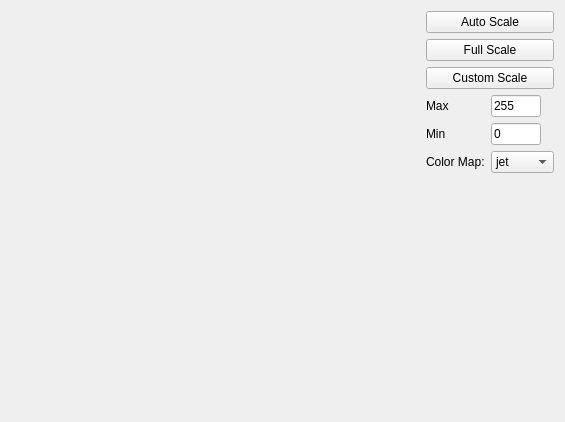
<?xml version="1.0" encoding="UTF-8"?>
<ui version="4.0">
 <class>ImageViewEditor</class>
 <widget class="QWidget" name="ImageViewEditor">
  <property name="geometry">
   <rect>
    <x>0</x>
    <y>0</y>
    <width>565</width>
    <height>422</height>
   </rect>
  </property>
  <property name="windowTitle">
   <string>Form</string>
  </property>
  <layout class="QGridLayout" name="gridLayout">
   <item row="0" column="1">
    <layout class="QVBoxLayout" name="settings_verticalLayout">
     <item>
      <widget class="QPushButton" name="autoscale_pushButton">
       <property name="text">
        <string>Auto Scale</string>
       </property>
      </widget>
     </item>
     <item>
      <widget class="QPushButton" name="fullscale_pushButton">
       <property name="text">
        <string>Full Scale</string>
       </property>
      </widget>
     </item>
     <item>
      <widget class="QPushButton" name="customscale_pushButton">
       <property name="text">
        <string>Custom Scale</string>
       </property>
      </widget>
     </item>
     <item>
      <layout class="QFormLayout" name="formLayout">
       <item row="0" column="0">
        <widget class="QLabel" name="max_label">
         <property name="text">
          <string>Max</string>
         </property>
        </widget>
       </item>
       <item row="1" column="0">
        <widget class="QLabel" name="min_label">
         <property name="text">
          <string>Min</string>
         </property>
        </widget>
       </item>
       <item row="2" column="0">
        <widget class="QLabel" name="colormap_label">
         <property name="text">
          <string>Color Map:</string>
         </property>
        </widget>
       </item>
       <item row="0" column="1">
        <widget class="QLineEdit" name="max_lineEdit">
         <property name="maximumSize">
          <size>
           <width>50</width>
           <height>16777215</height>
          </size>
         </property>
         <property name="text">
          <string>255</string>
         </property>
        </widget>
       </item>
       <item row="1" column="1">
        <widget class="QLineEdit" name="min_lineEdit">
         <property name="minimumSize">
          <size>
           <width>0</width>
           <height>0</height>
          </size>
         </property>
         <property name="maximumSize">
          <size>
           <width>50</width>
           <height>16777215</height>
          </size>
         </property>
         <property name="text">
          <string>0</string>
         </property>
        </widget>
       </item>
       <item row="2" column="1">
        <widget class="QComboBox" name="cmap_comboBox">
         <item>
          <property name="text">
           <string>jet</string>
          </property>
         </item>
         <item>
          <property name="text">
           <string>gray</string>
          </property>
         </item>
         <item>
          <property name="text">
           <string>viridis</string>
          </property>
         </item>
         <item>
          <property name="text">
           <string>false2</string>
          </property>
         </item>
        </widget>
       </item>
      </layout>
     </item>
     <item>
      <spacer name="verticalSpacer">
       <property name="orientation">
        <enum>Qt::Vertical</enum>
       </property>
       <property name="sizeHint" stdset="0">
        <size>
         <width>20</width>
         <height>40</height>
        </size>
       </property>
      </spacer>
     </item>
    </layout>
   </item>
   <item row="0" column="0">
    <widget class="ImageView" name="imageview" native="true">
     <property name="sizePolicy">
      <sizepolicy hsizetype="Preferred" vsizetype="Preferred">
       <horstretch>2</horstretch>
       <verstretch>1</verstretch>
      </sizepolicy>
     </property>
     <property name="minimumSize">
      <size>
       <width>400</width>
       <height>400</height>
      </size>
     </property>
    </widget>
   </item>
  </layout>
 </widget>
 <customwidgets>
  <customwidget>
   <class>ImageView</class>
   <extends>QWidget</extends>
   <header>pyqtgraph</header>
   <container>1</container>
  </customwidget>
 </customwidgets>
 <resources/>
 <connections/>
</ui>
